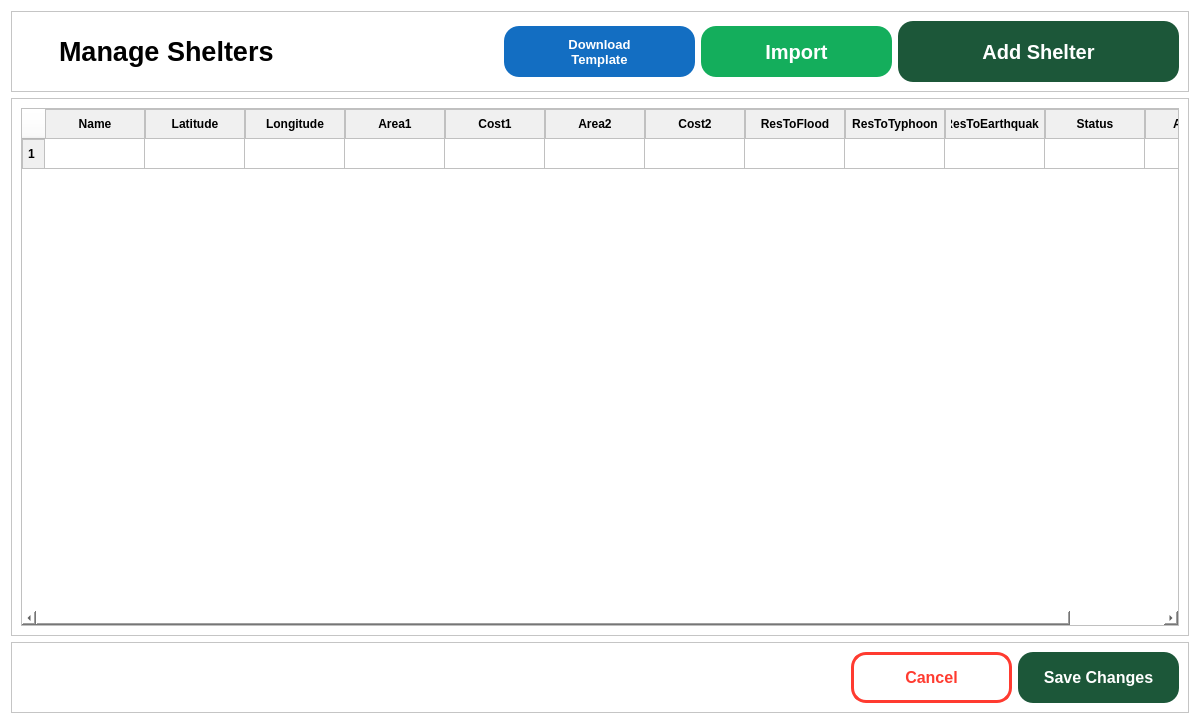
<?xml version="1.0" encoding="UTF-8"?>
<ui version="4.0">
 <class>entityManagementShelter</class>
 <widget class="QDialog" name="entityManagementShelter">
  <property name="geometry">
   <rect>
    <x>0</x>
    <y>0</y>
    <width>1200</width>
    <height>724</height>
   </rect>
  </property>
  <property name="windowTitle">
   <string>Dialog</string>
  </property>
  <property name="styleSheet">
   <string notr="true">* {
background-color: white;
}</string>
  </property>
  <layout class="QVBoxLayout" name="verticalLayout">
   <item>
    <widget class="QFrame" name="frame">
     <property name="frameShape">
      <enum>QFrame::StyledPanel</enum>
     </property>
     <property name="frameShadow">
      <enum>QFrame::Raised</enum>
     </property>
     <layout class="QHBoxLayout" name="horizontalLayout">
      <item>
       <widget class="QPushButton" name="ms_back_btn">
        <property name="cursor">
         <cursorShape>PointingHandCursor</cursorShape>
        </property>
        <property name="styleSheet">
         <string notr="true">QPushButton{
	background-color: none;
	border: none;
}</string>
        </property>
        <property name="text">
         <string/>
        </property>
        <property name="icon">
         <iconset resource="resources.qrc">
          <normaloff>:/ICONS/462547553_520698087383761_137860076397263527_n.png</normaloff>:/ICONS/462547553_520698087383761_137860076397263527_n.png</iconset>
        </property>
        <property name="iconSize">
         <size>
          <width>40</width>
          <height>40</height>
         </size>
        </property>
        <property name="checkable">
         <bool>true</bool>
        </property>
       </widget>
      </item>
      <item>
       <widget class="QLabel" name="label">
        <property name="font">
         <font>
          <pointsize>20</pointsize>
          <weight>75</weight>
          <bold>true</bold>
         </font>
        </property>
        <property name="text">
         <string>Manage Shelters</string>
        </property>
       </widget>
      </item>
      <item>
       <spacer name="horizontalSpacer">
        <property name="orientation">
         <enum>Qt::Horizontal</enum>
        </property>
        <property name="sizeHint" stdset="0">
         <size>
          <width>40</width>
          <height>20</height>
         </size>
        </property>
       </spacer>
      </item>
      <item>
       <widget class="QPushButton" name="ms_export_btn">
        <property name="minimumSize">
         <size>
          <width>191</width>
          <height>51</height>
         </size>
        </property>
        <property name="maximumSize">
         <size>
          <width>161</width>
          <height>51</height>
         </size>
        </property>
        <property name="font">
         <font>
          <pointsize>10</pointsize>
          <weight>75</weight>
          <bold>true</bold>
         </font>
        </property>
        <property name="cursor">
         <cursorShape>PointingHandCursor</cursorShape>
        </property>
        <property name="toolTip">
         <string>&lt;html&gt;&lt;head/&gt;&lt;body&gt;&lt;p&gt;&lt;span style=&quot; font-weight:600;&quot;&gt;DOWNLOAD TEMPLATE &lt;/span&gt;download an excel file containing the sample shelter data (template)&lt;/p&gt;&lt;/body&gt;&lt;/html&gt;</string>
        </property>
        <property name="toolTipDuration">
         <number>10000</number>
        </property>
        <property name="styleSheet">
         <string notr="true">QPushButton {
    background-color: #136ec2;
    color: white;
    padding: 5px;
    border: none;
    border-radius: 15px;
}

QPushButton:hover {
    background-color: #167bda;
}

QPushButton:pressed {
    background-color: #167bda;
}
</string>
        </property>
        <property name="text">
         <string>Download
Template</string>
        </property>
        <property name="icon">
         <iconset resource="resources.qrc">
          <normaloff>:/ICONS/icons8-xls-export-96.png</normaloff>:/ICONS/icons8-xls-export-96.png</iconset>
        </property>
        <property name="iconSize">
         <size>
          <width>35</width>
          <height>35</height>
         </size>
        </property>
        <property name="checkable">
         <bool>true</bool>
        </property>
       </widget>
      </item>
      <item>
       <widget class="QPushButton" name="ms_import_btn">
        <property name="sizePolicy">
         <sizepolicy hsizetype="Minimum" vsizetype="Fixed">
          <horstretch>0</horstretch>
          <verstretch>0</verstretch>
         </sizepolicy>
        </property>
        <property name="minimumSize">
         <size>
          <width>191</width>
          <height>51</height>
         </size>
        </property>
        <property name="maximumSize">
         <size>
          <width>191</width>
          <height>51</height>
         </size>
        </property>
        <property name="font">
         <font>
          <pointsize>15</pointsize>
          <weight>75</weight>
          <bold>true</bold>
         </font>
        </property>
        <property name="cursor">
         <cursorShape>PointingHandCursor</cursorShape>
        </property>
        <property name="toolTip">
         <string>&lt;html&gt;&lt;head/&gt;&lt;body&gt;&lt;p&gt;&lt;span style=&quot; font-weight:600;&quot;&gt;IMPORT&lt;/span&gt; upload an excel file and display its contents in the table&lt;/p&gt;&lt;/body&gt;&lt;/html&gt;</string>
        </property>
        <property name="toolTipDuration">
         <number>10000</number>
        </property>
        <property name="styleSheet">
         <string notr="true">QPushButton {
    background-color: #14AE5C;
    color: white;
    padding: 5px;
    border: none;
    border-radius: 15px;
}

QPushButton:hover {
    background-color: #12c753;
}

QPushButton:pressed {
    background-color: #E63946;
}
</string>
        </property>
        <property name="text">
         <string>Import</string>
        </property>
        <property name="icon">
         <iconset resource="resources.qrc">
          <normaloff>:/ICONS/icons8-xls-import-96.png</normaloff>:/ICONS/icons8-xls-import-96.png</iconset>
        </property>
        <property name="iconSize">
         <size>
          <width>35</width>
          <height>35</height>
         </size>
        </property>
       </widget>
      </item>
      <item>
       <widget class="QPushButton" name="ms_add_shelter_btn">
        <property name="minimumSize">
         <size>
          <width>281</width>
          <height>61</height>
         </size>
        </property>
        <property name="font">
         <font>
          <pointsize>15</pointsize>
          <weight>75</weight>
          <bold>true</bold>
         </font>
        </property>
        <property name="cursor">
         <cursorShape>PointingHandCursor</cursorShape>
        </property>
        <property name="styleSheet">
         <string notr="true">QPushButton {
    background-color: #1C5739;
    color: white;
    padding: 5px;
    border: none;
    border-radius: 15px;
}

QPushButton:hover {
    background-color: #25754c;
}

QPushButton:pressed {
    background-color: #1C5739;
}
</string>
        </property>
        <property name="text">
         <string>Add Shelter</string>
        </property>
        <property name="icon">
         <iconset resource="resources.qrc">
          <normaloff>:/ICONS/460625174_1063840541791504_8083137884705313080_n.png</normaloff>:/ICONS/460625174_1063840541791504_8083137884705313080_n.png</iconset>
        </property>
        <property name="iconSize">
         <size>
          <width>35</width>
          <height>35</height>
         </size>
        </property>
        <property name="checkable">
         <bool>true</bool>
        </property>
        <property name="default">
         <bool>false</bool>
        </property>
        <property name="flat">
         <bool>false</bool>
        </property>
       </widget>
      </item>
     </layout>
    </widget>
   </item>
   <item>
    <widget class="QFrame" name="frame_2">
     <property name="frameShape">
      <enum>QFrame::StyledPanel</enum>
     </property>
     <property name="frameShadow">
      <enum>QFrame::Raised</enum>
     </property>
     <layout class="QHBoxLayout" name="horizontalLayout_2">
      <item>
       <widget class="QTableWidget" name="shelterInfo_table">
        <property name="styleSheet">
         <string notr="true">QHeaderView::section {
    font-weight: bold;
    background-color: #F0F0F0;
    color: black;            
    padding: 5px;              
    border: 1px solid #C0C0C0;
}

QTableWidget {
    background-color: transparent;
    gridline-color: #C0C0C0;
    border: 1px solid #C0C0C0;
}

QTableWidget::item {
	background-color: white;
    padding: 5px;
}

QPushButton {
    background-color: transparent;
    border: none;
}

QPushButton:hover {
    background-color: #E8F4F8;
    border-radius: 5px;
}

QTableWidget::item:selected {
    background-color: #CCE7F0;
    color: black;
}
</string>
        </property>
        <property name="frameShadow">
         <enum>QFrame::Raised</enum>
        </property>
        <attribute name="horizontalHeaderMinimumSectionSize">
         <number>100</number>
        </attribute>
        <attribute name="horizontalHeaderShowSortIndicator" stdset="0">
         <bool>false</bool>
        </attribute>
        <attribute name="horizontalHeaderStretchLastSection">
         <bool>true</bool>
        </attribute>
        <attribute name="verticalHeaderShowSortIndicator" stdset="0">
         <bool>false</bool>
        </attribute>
        <row>
         <property name="text">
          <string>1</string>
         </property>
        </row>
        <column>
         <property name="text">
          <string>Name</string>
         </property>
        </column>
        <column>
         <property name="text">
          <string>Latitude</string>
         </property>
        </column>
        <column>
         <property name="text">
          <string>Longitude</string>
         </property>
        </column>
        <column>
         <property name="text">
          <string>Area1</string>
         </property>
        </column>
        <column>
         <property name="text">
          <string>Cost1</string>
         </property>
        </column>
        <column>
         <property name="text">
          <string>Area2</string>
         </property>
        </column>
        <column>
         <property name="text">
          <string>Cost2</string>
         </property>
        </column>
        <column>
         <property name="text">
          <string>ResToFlood</string>
         </property>
        </column>
        <column>
         <property name="text">
          <string>ResToTyphoon</string>
         </property>
        </column>
        <column>
         <property name="text">
          <string>ResToEarthquake</string>
         </property>
        </column>
        <column>
         <property name="text">
          <string>Status</string>
         </property>
        </column>
        <column>
         <property name="text">
          <string>Actions</string>
         </property>
        </column>
       </widget>
      </item>
     </layout>
    </widget>
   </item>
   <item>
    <widget class="QFrame" name="frame_3">
     <property name="sizePolicy">
      <sizepolicy hsizetype="Preferred" vsizetype="Minimum">
       <horstretch>0</horstretch>
       <verstretch>0</verstretch>
      </sizepolicy>
     </property>
     <property name="frameShape">
      <enum>QFrame::StyledPanel</enum>
     </property>
     <property name="frameShadow">
      <enum>QFrame::Raised</enum>
     </property>
     <layout class="QHBoxLayout" name="horizontalLayout_3">
      <item>
       <spacer name="horizontalSpacer_2">
        <property name="orientation">
         <enum>Qt::Horizontal</enum>
        </property>
        <property name="sizeHint" stdset="0">
         <size>
          <width>40</width>
          <height>20</height>
         </size>
        </property>
       </spacer>
      </item>
      <item>
       <widget class="QPushButton" name="ms_cancel_btn">
        <property name="minimumSize">
         <size>
          <width>161</width>
          <height>51</height>
         </size>
        </property>
        <property name="maximumSize">
         <size>
          <width>161</width>
          <height>51</height>
         </size>
        </property>
        <property name="font">
         <font>
          <pointsize>12</pointsize>
          <weight>75</weight>
          <bold>true</bold>
         </font>
        </property>
        <property name="cursor">
         <cursorShape>PointingHandCursor</cursorShape>
        </property>
        <property name="styleSheet">
         <string notr="true">QPushButton {
    background-color: #fff;
    color: #FF3B30;
    padding: 5px;
    border: 3px solid #FF3B30 ;
    border-radius: 15px;
}

QPushButton:hover {
    background-color: #f0f0f0;
}

QPushButton:pressed {
    background-color: #E63946;
}
</string>
        </property>
        <property name="text">
         <string>Cancel</string>
        </property>
       </widget>
      </item>
      <item>
       <widget class="QPushButton" name="ms_save_changes_btn">
        <property name="minimumSize">
         <size>
          <width>161</width>
          <height>51</height>
         </size>
        </property>
        <property name="maximumSize">
         <size>
          <width>161</width>
          <height>51</height>
         </size>
        </property>
        <property name="font">
         <font>
          <pointsize>12</pointsize>
          <weight>75</weight>
          <bold>true</bold>
         </font>
        </property>
        <property name="cursor">
         <cursorShape>PointingHandCursor</cursorShape>
        </property>
        <property name="styleSheet">
         <string notr="true">QPushButton {
    background-color: #1C5739;
    color: white;
    padding: 5px;
    border: none;
    border-radius: 15px;
}

QPushButton:hover {
    background-color: #25754c;
}

QPushButton:pressed {
    background-color: #1C5739;
}
</string>
        </property>
        <property name="text">
         <string>Save Changes</string>
        </property>
       </widget>
      </item>
     </layout>
    </widget>
   </item>
  </layout>
 </widget>
 <resources>
  <include location="resources.qrc"/>
 </resources>
 <connections/>
</ui>
